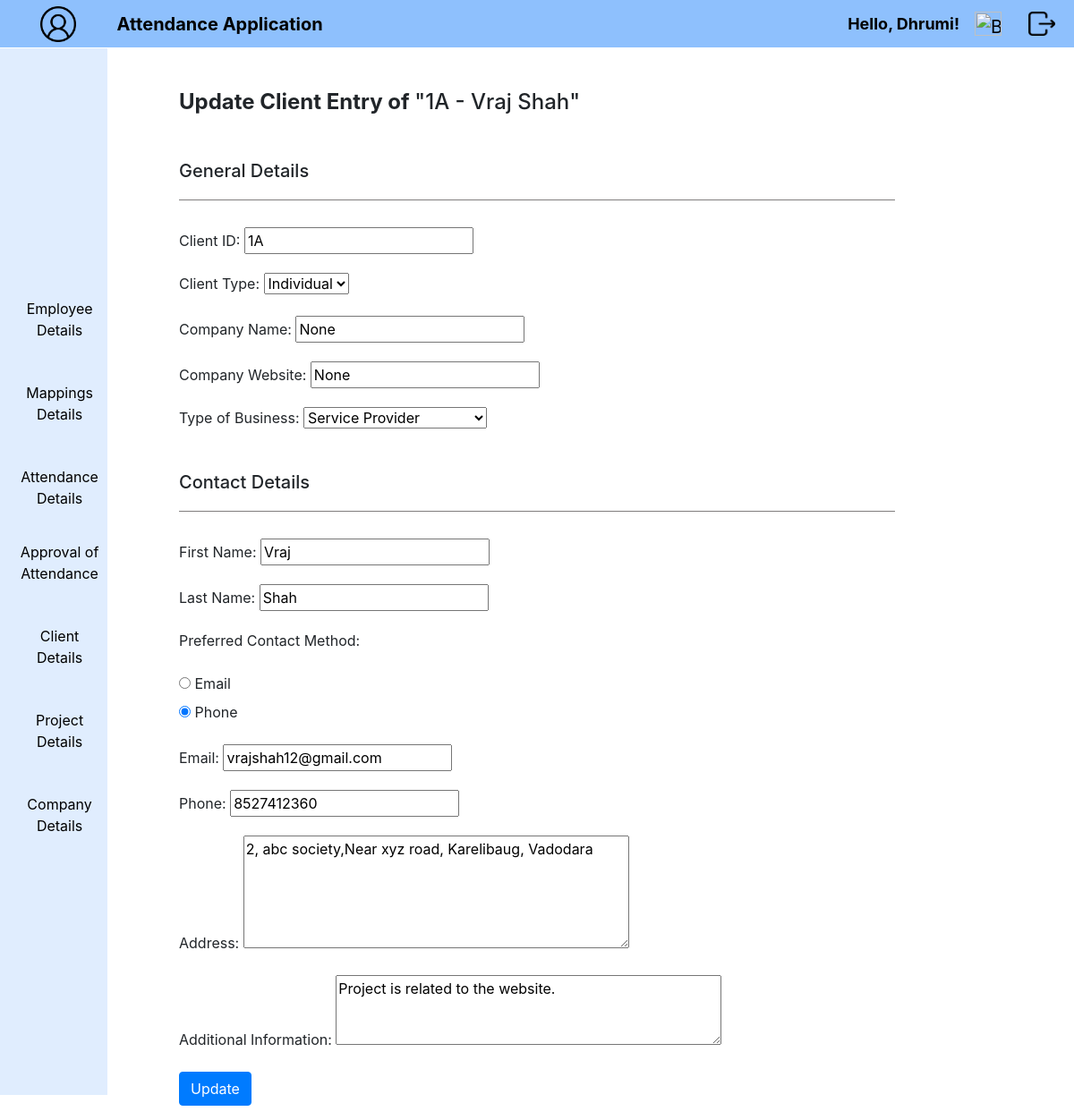
The page /cliupdate/7 (signed in) on the database its author committed.
### Attendance/models.py (models this page shows, shortened)
class Client(models.Model):
        CTYPE = (('Individual','Individual'),
                ('Company','Company'),)
        TOB = (('Service Provider','Service Provider'),
                ('Manufacturer','Manufacturer'),
                ('Consultant','Consultant'),
                ('Traders and Distributors','Traders and Distributors'),
                ('Other','Other'))
        PCM = (('Email','Email'),
                ('Phone','Phone'),)
        user = models.ForeignKey(User, on_delete=models.CASCADE, default=1)
        cid = models.CharField(max_length=20, null=True, unique=True, verbose_name='Client ID')
        ctype = models.CharField(choices=CTYPE,max_length=20,null=True, default='Individual', verbose_name='Client Type')
        compname = models.CharField(max_length=100, null=True, verbose_name='Company Name')
        compweb = models.CharField(max_length=100,null=True, verbose_name='Company Website')
        typeob = MultiSelectField(choices=TOB,max_length=50,null=True, verbose_name='Type of Business')
        cfirstname = models.CharField(max_length=20, null=True, verbose_name='First Name')
        clastname = models.CharField(max_length=30, null=True, verbose_name='Last Name')
        cpcm = models.CharField(choices=PCM,max_length=50,null=True, default='Phone', verbose_name='Preferred Contact Method')
        cemail = models.EmailField(max_length=50, null=True, verbose_name='Email')
        cphone = models.CharField(max_length=10, null=True, verbose_name='Phone')
        caddress = models.TextField(max_length=100, null=True, verbose_name='Address')
        ainfo = models.TextField(max_length=100, null=True, verbose_name='Additional Information')
        class Meta:
                db_table = "Client"

### Attendance/views.py (the view)
# urls.py: path('cliupdate/<int:pk>', views.CliUpdate, name='CliUpdate'),
@login_required(login_url='loginview')
@never_cache
def CliUpdate(request, pk):
    client = get_object_or_404(Client, pk=pk)
    if request.method == 'POST':
        clientform1 = ClientForm1(request.POST, instance=client)
        clientform2 = ClientForm2(request.POST, instance=client)
        if clientform1.is_valid() and clientform2.is_valid():
            clientform1.save()
            clientform2.save()
            return redirect('ClientEntry')
    else:
        clientform1 = ClientForm1(instance=client)
        clientform2 = ClientForm2(instance=client)
    return render(request, 'CliUpdate.html', {'clientform1': clientform1, 'clientform2': clientform2, 'cli':client})

### Attendance/form.py
class ClientForm1(forms.ModelForm):
    class Meta:
        model = Client
        fields = ['cid','ctype','compname','compweb','typeob']

class ClientForm2(forms.ModelForm):
    PCM = (('Email','Email'),
           ('Phone','Phone'),)
    caddress = forms.CharField(widget=forms.Textarea(attrs={"rows": 5}), label='Address')
    ainfo = forms.CharField(widget=forms.Textarea(attrs={"rows": 3}), label='Additional Information')
    cpcm = forms.ChoiceField(choices=PCM, widget=forms.RadioSelect,label='Preferred Contact Method')
    class Meta:
        model = Client
        fields = ['cfirstname','clastname','cpcm','cemail','cphone','caddress','ainfo',]

### Attendance/templates/CliUpdate.html (shortened to what this page needs)
{% extends "home.html" %}
{% load static %}
{% block content %}
{% block manager %}
<div class="emp">
    <h4 style="text-align: left; margin: 50px 0px 50px 50px;">
        <b>Update Client Entry of </b>"{{cli.cid}} - {{cli.cfirstname}} {{cli.clastname}}"
    </h4>
    <div style="margin-left: 50px;">
        <h5>
            General Details
        </h5>
        <div class="box">
            <hr>
        </div>
        <form action="{% url 'CliUpdate' cli.pk %}" method="POST" class="post-form" >
            {{ clientform1.as_p}}
            <br>
            <h5>
                Contact Details
            </h5>
            <div class="box">
                <hr>
            </div>
            {{ clientform2.as_p}}
            <button type="submit" class="save btn btn-primary">Update</button>
        </form>
    </div>
</div>
{% endblock %}
{% endblock %}

### Attendance/templates/home.html (shortened to what this page needs)
{% load static %}
<!doctype html lang="en">
  <head>
    <link rel="stylesheet" href="https://cdn.jsdelivr.net/npm/bootstrap@4.0.0/dist/css/bootstrap.min.css">
    <link rel="stylesheet" type="text/css" href="{% static 'css/style.css' %}">
  </head>
  <body onload="RenderDate()">
      <nav class="navbar navbar-expand-lg nav1">
        <div class="container-fluid" style="width: fit-content;">
          <a class="navbar-brand" href="{% url 'userdata' %}">
            <img src="{% static 'images/user.png' %}" width="40" height="40" class="d-inline-block align-top" style="margin-left: 28px;">
          </a>
        </div>
          <div class="collapse navbar-collapse" id="navbarSupportedContent">
            <ul class="navbar-nav">
              <li class="nav-item" style="margin-left: 15px;">
                <b>
                  <a class="navbar-brand float-left" href="{% url 'AttFormView' %}">Attendance Application</a>
                </b>
              </li>
            </ul>
            <ul class="navbar-nav mb-2 mb-lg-0 d-flex" style="position: absolute; right: 40;">
              <li>
                <b>
                  <a class="nav-link"  href="{% url 'userdata' %}" style="margin-top: 25px; font-size: 17px; margin-right: 80px;">
                    {% if user.is_authenticated %}
                    <p style="font-size: large;">Hello, {{ user.first_name }}!</p>
                    {% endif %}
                  </a>
                </b>
              </li>
            </ul>
            <ul class="navbar-nav mb-2 mb-lg-0 d-flex" style="position: absolute; right: 60;">
              <li class="nav-item">
                <a class="ml-auto navbar-brand exit" href="{% url 'summary' %}">
                  <img src="{% static 'images/summary.png' %}" alt="Bootstrap" width="30" height="27" style="margin-top: 0px; margin-right: 5px;">
                </a>
              </li>
            </ul>
            <ul class="navbar-nav mb-2 mb-lg-0 d-flex" style="position: absolute; right: 0;">
              <li class="nav-item">
                <a class="ml-auto navbar-brand exit" href="{% url 'logoutview' %}">
                  <img src="{% static 'images/exit.png' %}" alt="Bootstrap" width="30" height="27" style="margin-top: 0px; margin-right: 5px;">
                </a>
              </li>
            </ul>
          </div>
      </nav>
      {% if request.user.is_superuser %}
      {% block content %}
      {% endblock %}
      <nav class="navbar navbar-expand-lg nav2">
        <div class="container-fluid">
          <div class="row">
            <div class="col-md-1" style="min-width: 130px; margin: 0; padding: 0 10px; text-align: center;">
              <nav class="navbar navbar-default navbar-fixed-side">
                <ul class="nav navbar-nav">
                  <li class="nav-item list" style="margin-bottom: 10px;">
                    <a class="nav-link" href="#">Employee Details</a>
                  </li>
                  <li class="nav-item list" style="margin-bottom: 10px;">
                    <a class="nav-link" href="#">Mappings Details</a>
                  </li>
                  <li class="nav-item list">
                    <a class="nav-link" href="#">Attendance Details</a>
                  </li>
                  <li class="nav-item list" style="margin-bottom: 10px;">
                    <a class="nav-link" href="#">Approval of Attendance</a>
                  </li>
                  <li class="nav-item list" style="margin-bottom: 10px;">
                    <a class="nav-link" href="#">Client Details</a>
                  </li>
                  <li class="nav-item list" style="margin-bottom: 10px;">
                    <a class="nav-link" href="#">Project Details</a>
                  </li>
                  <li class="nav-item list" style="margin-bottom: 10px;">
                    <a class="nav-link" href="#">Company Details</a>
                  </li>
                </ul>
              </nav>
            </div>
          </div>
        </div>
      </nav>
    {% endif %}
  </body>
</html>

### Attendance/static/css/style.css (style rules this page uses)
li a { color: black; text-decoration: none; }
.navbar { padding: 0.1rem; }
.nav1 { background-color:#8ec0fd; position: fixed; width: 100%; top: 0; left: 0; }
.nav2 { background-color: #e0edfe; padding: 0.1rem; position: fixed; top: 53.5px; left: 0; width: 120px; height: 93.5%; }
.emp { margin-left: 150px; margin-top: 100px; }
.nav-item { position: relative; }
.nav-link { margin: 10px 0 10px 0; }
.box { text-align: left; }
hr { width: 80%; border-width: 1px; margin: 20px 0 30px 0; border-color: #807e7e; }

### rows shown on the page
Client: cid "1A", cfirstname "Vraj", clastname "Shah", ctype "Individual", compname "None", compweb "None", typeob "Service Provider", cpcm "☐ Email ☑ Phone", cemail "vrajshah12@gmail.com", cphone "8527412360", caddress "2, abc society,Near xyz road, Karelibaug, Vadodara", ainfo "Project is related to the website."

### other values the page prints
{{ user.first_name }} "Dhrumi"
